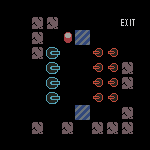

Below is a game level as drawn by its tile map, then a one-line description and the .tmx file that defines it, in full:
An orthogonal 10x10 tile map with 15x15 px tiles, 1 tile layer (Layer2).

<map version="1.2" tiledversion="1.2.4" orientation="orthogonal" renderorder="right-down" width="10" height="10" tilewidth="15" tileheight="15" infinite="0" nextlayerid="3" nextobjectid="8">
 <tileset firstgid="1" source="tileset.tsx" />
 <layer id="1" name="Layer2" width="10" height="10">
  <data encoding="csv">
0,0,0,0,0,0,0,0,0,0,
0,0,11,11,0,0,0,0,9,0,
0,0,11,0,7,4,0,0,0,0,
0,0,11,2684354566,0,0,1610612748,1610612748,0,0,
0,0,0,2684354566,0,0,1610612748,1610612748,11,0,
0,0,0,2684354566,0,0,1610612748,1610612748,11,0,
0,0,0,2684354566,0,0,1610612748,1610612748,0,0,
0,0,0,0,0,4,0,0,11,0,
0,0,11,0,11,0,11,11,11,0,
0,0,0,0,0,0,0,0,0,0
</data>
 </layer>
 <objectgroup id="2" name="Entity" />
</map>
